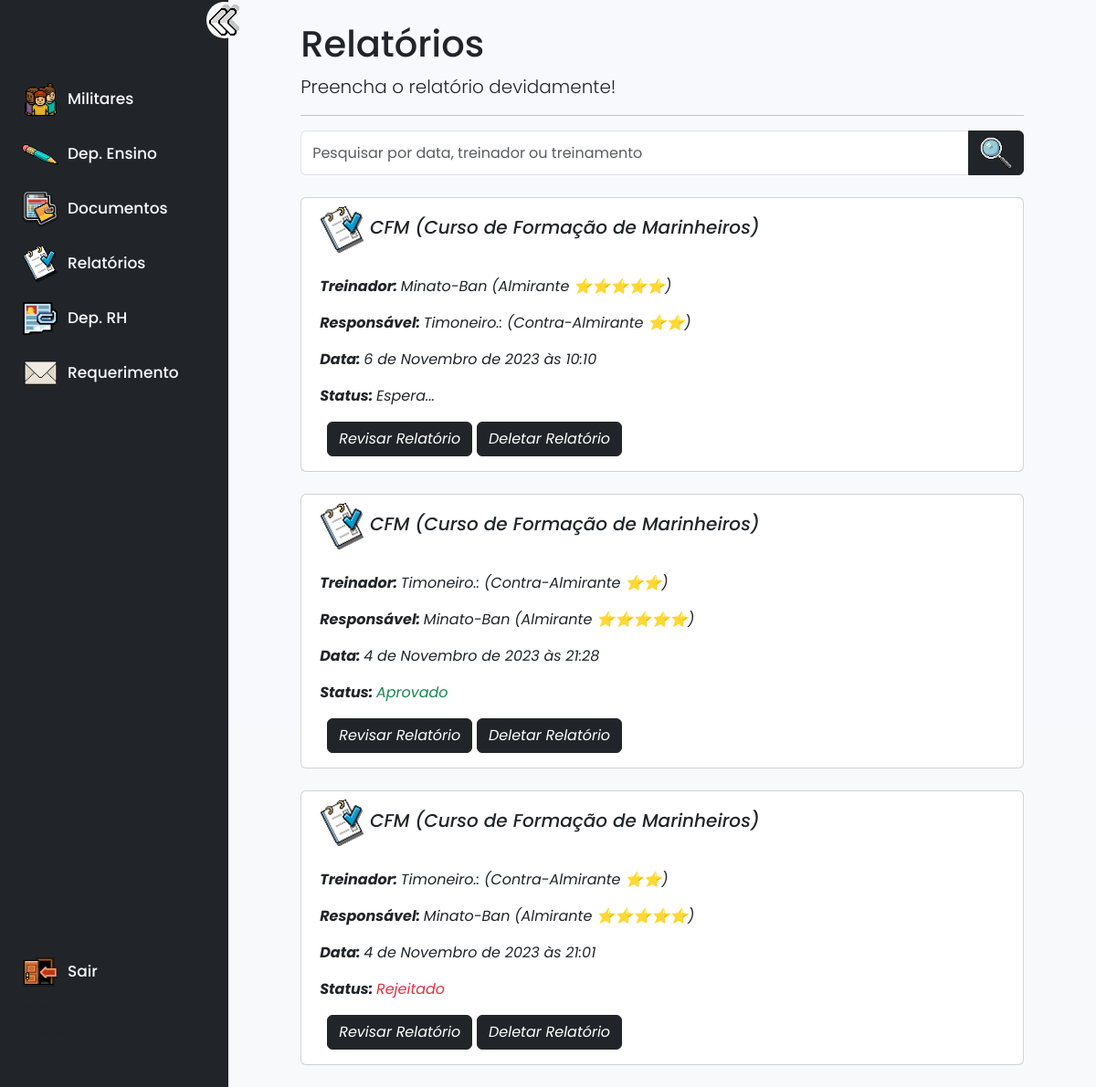
Page /relatórios/relatoriosofc/ (signed in) on the committed database.
### relatorios/models.py (models this page shows, shortened)
class Relatorios(models.Model):
    SALA = (
        ('CI', 'CI'),
        ('Sala [1]', 'Sala [1]'),
        ('Sala [2]', 'Sala [2]'),
    )
    STATUS = (
        ('Espera...', 'Espera...'),
        ('Aprovado', 'Aprovado'),
        ('Rejeitado', 'Rejeitado'),
    )
    treinamento = models.ForeignKey(Treinamentos, on_delete=models.CASCADE,related_name="treinamento", verbose_name=("Treinamento"), null=True)
    sala = models.CharField(choices=SALA, default='CI', max_length=50, null=True)
    responsavel = models.ForeignKey(CustomUser, on_delete=models.CASCADE,related_name="relatorios_responsavel", limit_choices_to={'groups__name': 'oficial'}, verbose_name=("Responsável pelo treinamento"), null=True)
    data1 = models.CharField(("Início"),max_length=50, null=True)
    treinador = models.ForeignKey(CustomUser, on_delete=models.CASCADE,related_name="relatorios_treinador", verbose_name=("Treinador"), null=True)
    aprovados = models.TextField(max_length=50, null=True)
    reprovados = models.TextField(max_length=50, null=True)
    data2 = models.CharField(("Fim"),max_length=50, null=True)
    observações = models.TextField(max_length=50, null=True)
    data_preenchimento = models.DateTimeField( blank=True)
    status = models.CharField(choices=STATUS,default='Espera...', max_length=50,blank=True, null=True)

### treinamentos/models.py (models this page shows)
class Treinamentos(models.Model):
    titulo = models.TextField(verbose_name='Título', null=True, blank=True)
    topico1 = models.TextField(verbose_name='Tópico-1', null=True, blank=True)
    texto1 = models.TextField(verbose_name='Texto-1', null=True, blank=True)
    topico2 = models.TextField(verbose_name='Tópico-2', null=True, blank=True)
    texto2 = models.TextField(verbose_name='Texto-2', null=True, blank=True)
    topico3 = models.TextField(verbose_name='Tópico-3', null=True, blank=True)
    texto3 = models.TextField(verbose_name='Texto-3', null=True, blank=True)
    topico4 = models.TextField(verbose_name='Tópico-4', null=True, blank=True)
    texto4 = models.TextField(verbose_name='Texto-4', null=True, blank=True)
    topico5 = models.TextField(verbose_name='Tópico-5', null=True, blank=True)
    texto5 = models.TextField(verbose_name='Texto-5', null=True, blank=True)
    topico6 = models.TextField(verbose_name='Tópico-6', null=True, blank=True)
    texto6 = models.TextField(verbose_name='Texto-6', null=True, blank=True)
    topico7 = models.TextField(verbose_name='Tópico-7', null=True, blank=True)
    texto7 = models.TextField(verbose_name='Texto-7', null=True, blank=True)
    def __str__(self):
        return '{}'.format(self.titulo)

### users/models.py (models this page shows)
class CustomUser(AbstractUser):
    PATENTES = (
        ('Marinheiro', 'Marinheiro'),
        ('Cabo', 'Cabo'),
        ('Aluno', 'Aluno'),
        ('3° Sargento', '3° Sargento'),
        ('2° Sargento', '2° Sargento'),
        ('1° Sargento', '1° Sargento'),
        ('SubOficial', 'SubOficial'),
        ('Cadete', 'Cadete'),
        ('Aspirante-a-Oficial', 'Aspirante-a-Oficial'),
        ('Guarda-Marinha', 'Guarda-Marinha'),
        ('Segundo-Tenente', 'Segundo-Tenente'),
        ('Primeiro-Tenente', 'Primeiro-Tenente'),
        ('Capitão-Tenente', 'Capitão-Tenente'),
        ('Capitão-de-Corveta', 'Capitão-de-Corveta'),
        ('Capitão-de-Fragata', 'Capitão-de-Fragata'),
        ('Capitão-de-Mar-e-Guerra ⭐', 'Capitão-de-Mar-e-Guerra ⭐'),
        ('Contra-Almirante ⭐⭐', 'Contra-Almirante ⭐⭐'),
        ('Vice-Almirante ⭐⭐⭐', 'Vice-Almirante ⭐⭐⭐'),
        ('Almirante-de-Esquadra ⭐⭐⭐⭐', 'Almirante-de-Esquadra ⭐⭐⭐⭐'),
        ('Almirante ⭐⭐⭐⭐⭐', 'Almirante ⭐⭐⭐⭐⭐'),
        ('Conselheiro', 'Conselheiro'),
    )
    STATUS = (
        ('Ativo','Ativo'),
        ('Demitido','Demitido'),
        ('Aposentado','Aposentado'),
    )
    patente = models.CharField(choices=PATENTES,max_length=50, null=True)
    status = models.CharField(choices=STATUS, max_length=50, null=True)
    datapromo = models.DateField(("Última Promoção"),default=timezone.now, null=True)
    responsavel = models.TextField(("Responsável pela promoção"), null=True)
    username = models.CharField(
        _('username'),
        max_length=150,
        unique=True,
        validators=[RegexValidator(
            regex=r'^[a-zA-Z0-9@_:.,-]+$',
            message=_('Enter a valid username. This value may contain only letters (uppercase and lowercase), numbers, @, :, -, and _ characters.'),
            code='invalid_username',
        )],
        help_text=_('150 characters or fewer. Letters (uppercase and lowercase), digits, @, :, -, and _ only.'),
    )
    def __str__(self):
        return f"{self.username} ({self.patente})"

### relatorios/views.py (called while the page is built)
    def get_queryset(self):
        q = self.request.GET.get('q')
        queryset = Relatorios.objects.all()
        if q:
            queryset = queryset.filter(
                Q(data1__icontains=q) |
                Q(treinador__username__icontains=q) |
                Q(treinamento__icontains=q)
            )
        queryset = queryset.order_by('-data_preenchimento')
        return queryset

    def get_context_data(self, **kwargs):
        context = super().get_context_data(**kwargs)
        user = self.request.user
        is_member_of_rh = user.groups.filter(name='rh').exists()
        is_member_of_altocomando = user.groups.filter(name='altocomando').exists()
        context['is_member_of_rh'] = is_member_of_rh
        context['is_member_of_altocomando'] = is_member_of_altocomando
        return context

### arquivos/templates/relatoriosofc.html
{% extends "templates/indexoficiais.html" %}
{% load static %}
{% block main %}
<div class="col-xl-12 m-auto">
    <h1>Relatórios</h1>
    <p class="lead">Preencha o relatório devidamente!</p>
<hr>
    </div>
<form class="input-group" method="get">
    <input class='form-control' type="text" name="q" placeholder="Pesquisar por data, treinador ou treinamento">
    <button class=" btn btn-dark"type=" submit">
        <i class='bx bx-home-alt icon'>
            <img width="35px" src="{% static "img/lupa.gif" %}" alt="">
          </i></button>
</form>
<br>
{% for relatorio in relatorios %}
<div class="card col-xl-12 m-auto">
    <div class="container m-2">
        <div class="row">
            <i class='bx bx-home-alt icon'>
                <img width="50px" src="{% static "img/relatorioicon.png" %}" alt="">
                <span class="h5 card-title">{{ relatorio.treinamento }}</span>
                <div class="container">
                    <br>
                <p> <strong> Treinador: </strong>   {{relatorio.treinador}}</p>
                <p> <strong> Responsável: </strong>   {{relatorio.responsavel}}</p>
                <p> <strong> Data: </strong> {{relatorio.data_preenchimento}}</p>
                <p>
                    <strong> Status: </strong>
                    <span class="{% if relatorio.status == 'Em espera...' %}text-primary{% elif relatorio.status == 'Aprovado' %}text-success{% elif relatorio.status == 'Rejeitado' %}text-danger{% endif %}">
                        {{ relatorio.status }}
                    </span>
                </p>
                <div class="m-2 text-right">
                    <a class="btn btn-dark" href="{% url 'atualizarrelatorio' relatorio.pk %}">Revisar Relatório</a>
                    {% if is_member_of_rh and is_member_of_altocomando %}
                    <a class="btn btn-dark" href="{% url 'deletarrelatorio' relatorio.pk %}">Deletar Relatório</a>
                {% endif %}
                </div>
            </i>
        </div>
    </div>
</div>
</div>
<br>
{% empty %}
<li>Nenhum relatório encontrado.</li>
{% endfor %}
{% endblock main %}

### static/css/ofc.css (style rules this page uses)
* { margin: 0; padding: 0; box-sizing: border-box; font-family: 'Poppins', sans-serif; }
:root { --body-color: #f8f9fc; --sidebar-color: linear-gradient(90deg, rgba(2,2,36,1) 0%, rgba(10,10,63,1) 48%, rgba(20,20,63,1) 100%); --primary-color: #005fb2; --primary-color-light: linear-gradient(to right, #0f2027, #203a43, #2c5364); --toggle-color: #DDD; --text-color: #f8f9fc; --tran-03: all 0.2s ease; --tran-03: all 0.3s ease; --tran-04: all 0.3s ease; --tran-05: all 0.3s ease; }
body { min-height: 100vh; background-color: var(--body-color); transition: var(--tran-05); }

### rows in the picture
Relatorios: treinamento "CFM (Curso de Formação de Marinheiros)", treinador "Minato-Ban (Almirante ⭐⭐⭐⭐⭐)", responsavel "Timoneiro.: (Contra-Almirante ⭐⭐)", data_preenchimento "6 de Novembro de 2023 às 10:10", status "Espera..."
Relatorios: treinamento "CFM (Curso de Formação de Marinheiros)", treinador "Timoneiro.: (Contra-Almirante ⭐⭐)", responsavel "Minato-Ban (Almirante ⭐⭐⭐⭐⭐)", data_preenchimento "4 de Novembro de 2023 às 21:28", status "Aprovado"
Relatorios: treinamento "CFM (Curso de Formação de Marinheiros)", treinador "Timoneiro.: (Contra-Almirante ⭐⭐)", responsavel "Minato-Ban (Almirante ⭐⭐⭐⭐⭐)", data_preenchimento "4 de Novembro de 2023 às 21:01", status "Rejeitado"
